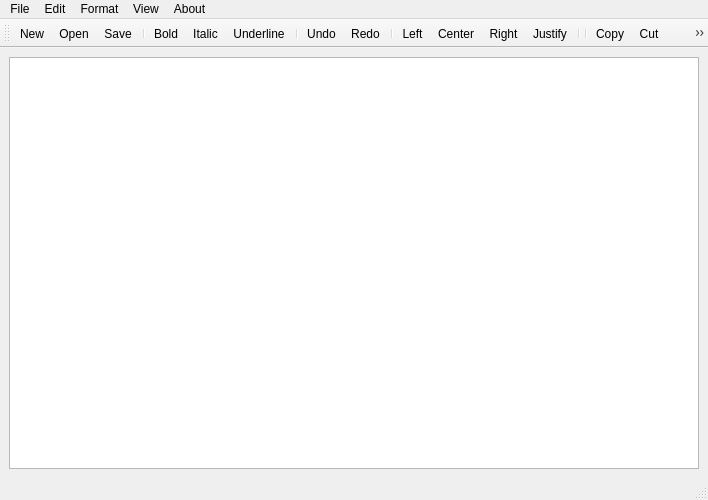
<?xml version="1.0" encoding="UTF-8"?>
<ui version="4.0">
 <class>MainWindow</class>
 <widget class="QMainWindow" name="MainWindow">
  <property name="geometry">
   <rect>
    <x>0</x>
    <y>0</y>
    <width>708</width>
    <height>500</height>
   </rect>
  </property>
  <property name="windowTitle">
   <string>MainWindow</string>
  </property>
  <property name="styleSheet">
   <string notr="true"/>
  </property>
  <widget class="QWidget" name="centralwidget">
   <property name="styleSheet">
    <string notr="true"/>
   </property>
   <layout class="QGridLayout" name="gridLayout">
    <item row="0" column="0">
     <widget class="QTextEdit" name="textEdit"/>
    </item>
   </layout>
  </widget>
  <widget class="QMenuBar" name="menubar">
   <property name="geometry">
    <rect>
     <x>0</x>
     <y>0</y>
     <width>708</width>
     <height>22</height>
    </rect>
   </property>
   <widget class="QMenu" name="menuFile">
    <property name="title">
     <string>File</string>
    </property>
    <widget class="QMenu" name="menuExport_As">
     <property name="title">
      <string>Export As</string>
     </property>
     <addaction name="actionPDF"/>
    </widget>
    <addaction name="actionNew"/>
    <addaction name="actionOpen"/>
    <addaction name="separator"/>
    <addaction name="actionSave"/>
    <addaction name="actionSave_as"/>
    <addaction name="separator"/>
    <addaction name="actionPrint"/>
    <addaction name="actionPrint_Preview"/>
    <addaction name="menuExport_As"/>
    <addaction name="actionExit_2"/>
   </widget>
   <widget class="QMenu" name="menuEdit">
    <property name="title">
     <string>Edit</string>
    </property>
    <addaction name="actionUndo"/>
    <addaction name="actionRedo"/>
    <addaction name="separator"/>
    <addaction name="actionCut"/>
    <addaction name="actionCopy"/>
    <addaction name="actionPaste"/>
   </widget>
   <widget class="QMenu" name="menuApperance">
    <property name="title">
     <string>View</string>
    </property>
    <addaction name="actionDark_Mode"/>
    <addaction name="actionLight_Mode"/>
    <addaction name="separator"/>
    <addaction name="actionToggle"/>
   </widget>
   <widget class="QMenu" name="menuFormat">
    <property name="title">
     <string>Format</string>
    </property>
    <addaction name="actionBold"/>
    <addaction name="actionItalic"/>
    <addaction name="actionUnderline"/>
    <addaction name="separator"/>
    <addaction name="actionLeft_2"/>
    <addaction name="actionRight"/>
    <addaction name="actionCenter"/>
    <addaction name="actionJustify"/>
    <addaction name="separator"/>
    <addaction name="actionFont"/>
    <addaction name="actionColor"/>
   </widget>
   <widget class="QMenu" name="menuAbout_Me">
    <property name="title">
     <string>About</string>
    </property>
    <addaction name="actionGitHub"/>
    <addaction name="actionGmail"/>
    <addaction name="actionAbout_Me"/>
   </widget>
   <addaction name="menuFile"/>
   <addaction name="menuEdit"/>
   <addaction name="menuFormat"/>
   <addaction name="menuApperance"/>
   <addaction name="menuAbout_Me"/>
  </widget>
  <widget class="QStatusBar" name="statusbar"/>
  <widget class="QToolBar" name="toolBar">
   <property name="windowTitle">
    <string>toolBar</string>
   </property>
   <attribute name="toolBarArea">
    <enum>TopToolBarArea</enum>
   </attribute>
   <attribute name="toolBarBreak">
    <bool>false</bool>
   </attribute>
   <addaction name="actionNew"/>
   <addaction name="actionOpen"/>
   <addaction name="actionSave"/>
   <addaction name="separator"/>
   <addaction name="actionBold"/>
   <addaction name="actionItalic"/>
   <addaction name="actionUnderline"/>
   <addaction name="separator"/>
   <addaction name="actionUndo"/>
   <addaction name="actionRedo"/>
   <addaction name="separator"/>
   <addaction name="actionLeft_2"/>
   <addaction name="actionCenter"/>
   <addaction name="actionRight"/>
   <addaction name="actionJustify"/>
   <addaction name="separator"/>
   <addaction name="separator"/>
   <addaction name="actionCopy"/>
   <addaction name="actionCut"/>
   <addaction name="actionPaste"/>
   <addaction name="separator"/>
   <addaction name="actionColor"/>
   <addaction name="actionFont"/>
   <addaction name="separator"/>
   <addaction name="actionPrint"/>
   <addaction name="actionPrint_Preview"/>
   <addaction name="actionPDF"/>
   <addaction name="actionToggle"/>
  </widget>
  <action name="actionCtrl_O">
   <property name="text">
    <string>Ctrl+O</string>
   </property>
  </action>
  <action name="actionNew">
   <property name="icon">
    <iconset>
     <normaloff>Icons/add-file.png</normaloff>Icons/add-file.png</iconset>
   </property>
   <property name="text">
    <string>New</string>
   </property>
   <property name="shortcut">
    <string>Ctrl+N</string>
   </property>
  </action>
  <action name="actionOpen">
   <property name="icon">
    <iconset>
     <normaloff>Icons/open-folder.png</normaloff>Icons/open-folder.png</iconset>
   </property>
   <property name="text">
    <string>Open</string>
   </property>
   <property name="shortcut">
    <string>Ctrl+O</string>
   </property>
  </action>
  <action name="actionSave">
   <property name="icon">
    <iconset>
     <normaloff>Icons/floppy-disk.png</normaloff>Icons/floppy-disk.png</iconset>
   </property>
   <property name="text">
    <string>Save</string>
   </property>
   <property name="shortcut">
    <string>Ctrl+S</string>
   </property>
  </action>
  <action name="actionSave_as">
   <property name="icon">
    <iconset>
     <normaloff>Icons/save.png</normaloff>Icons/save.png</iconset>
   </property>
   <property name="text">
    <string>Save as</string>
   </property>
   <property name="shortcut">
    <string>Ctrl+Shift+S</string>
   </property>
  </action>
  <action name="actionUndo">
   <property name="icon">
    <iconset>
     <normaloff>Icons/undo.png</normaloff>Icons/undo.png</iconset>
   </property>
   <property name="text">
    <string>Undo</string>
   </property>
   <property name="shortcut">
    <string>Ctrl+Z</string>
   </property>
  </action>
  <action name="actionRedo">
   <property name="icon">
    <iconset>
     <normaloff>Icons/redo.png</normaloff>Icons/redo.png</iconset>
   </property>
   <property name="text">
    <string>Redo</string>
   </property>
   <property name="shortcut">
    <string>Ctrl+Y</string>
   </property>
  </action>
  <action name="actionCut">
   <property name="icon">
    <iconset>
     <normaloff>Icons/scissors.png</normaloff>Icons/scissors.png</iconset>
   </property>
   <property name="text">
    <string>Cut</string>
   </property>
   <property name="shortcut">
    <string>Ctrl+X</string>
   </property>
  </action>
  <action name="actionCopy">
   <property name="icon">
    <iconset>
     <normaloff>Icons/copy.png</normaloff>Icons/copy.png</iconset>
   </property>
   <property name="text">
    <string>Copy</string>
   </property>
   <property name="shortcut">
    <string>Ctrl+C</string>
   </property>
  </action>
  <action name="actionPaste">
   <property name="icon">
    <iconset>
     <normaloff>Icons/paste.png</normaloff>Icons/paste.png</iconset>
   </property>
   <property name="text">
    <string>Paste</string>
   </property>
   <property name="shortcut">
    <string>Ctrl+V</string>
   </property>
  </action>
  <action name="actionDark_Mode">
   <property name="text">
    <string>Dark Mode</string>
   </property>
  </action>
  <action name="actionLight_Mode">
   <property name="text">
    <string>Light Mode</string>
   </property>
  </action>
  <action name="actionChange_Font_Size">
   <property name="text">
    <string>Increase Font Size (+)</string>
   </property>
  </action>
  <action name="actionExit">
   <property name="text">
    <string>Exit</string>
   </property>
  </action>
  <action name="actionDecrease_Font_Size">
   <property name="text">
    <string>Decrease Font Size (-)</string>
   </property>
  </action>
  <action name="actionZoom_in">
   <property name="text">
    <string>Zoom in</string>
   </property>
   <property name="shortcut">
    <string>Ctrl++</string>
   </property>
  </action>
  <action name="actionZoom_Out">
   <property name="text">
    <string>Zoom out</string>
   </property>
   <property name="shortcut">
    <string>Ctrl+-</string>
   </property>
  </action>
  <action name="actionPrint">
   <property name="icon">
    <iconset>
     <normaloff>Icons/printer.png</normaloff>Icons/printer.png</iconset>
   </property>
   <property name="text">
    <string>Print</string>
   </property>
   <property name="shortcut">
    <string>Ctrl+P</string>
   </property>
  </action>
  <action name="actionPrint_Preview">
   <property name="icon">
    <iconset>
     <normaloff>Icons/printprev.png</normaloff>Icons/printprev.png</iconset>
   </property>
   <property name="text">
    <string>Print Preview</string>
   </property>
   <property name="shortcut">
    <string>Ctrl+Shift+P</string>
   </property>
  </action>
  <action name="actionPDF">
   <property name="icon">
    <iconset>
     <normaloff>Icons/pdf.png</normaloff>Icons/pdf.png</iconset>
   </property>
   <property name="text">
    <string>PDF</string>
   </property>
   <property name="shortcut">
    <string>Ctrl+E</string>
   </property>
  </action>
  <action name="actionExit_2">
   <property name="text">
    <string>Exit</string>
   </property>
   <property name="shortcut">
    <string>Ctrl+Q</string>
   </property>
  </action>
  <action name="actionBold">
   <property name="icon">
    <iconset>
     <normaloff>Icons/bold.png</normaloff>Icons/bold.png</iconset>
   </property>
   <property name="text">
    <string>Bold</string>
   </property>
   <property name="shortcut">
    <string>Ctrl+B</string>
   </property>
  </action>
  <action name="actionItalic">
   <property name="icon">
    <iconset>
     <normaloff>Icons/italic.png</normaloff>Icons/italic.png</iconset>
   </property>
   <property name="text">
    <string>Italic</string>
   </property>
   <property name="shortcut">
    <string>Ctrl+I</string>
   </property>
  </action>
  <action name="actionUnderline">
   <property name="icon">
    <iconset>
     <normaloff>Icons/underline.png</normaloff>Icons/underline.png</iconset>
   </property>
   <property name="text">
    <string>Underline</string>
   </property>
   <property name="shortcut">
    <string>Ctrl+U</string>
   </property>
  </action>
  <action name="actionLeft">
   <property name="text">
    <string>Left</string>
   </property>
  </action>
  <action name="actionLeft_2">
   <property name="icon">
    <iconset>
     <normaloff>Icons/align-left.png</normaloff>Icons/align-left.png</iconset>
   </property>
   <property name="text">
    <string>Left</string>
   </property>
   <property name="shortcut">
    <string>Ctrl+L</string>
   </property>
  </action>
  <action name="actionRight">
   <property name="icon">
    <iconset>
     <normaloff>Icons/right-alignment (1).png</normaloff>Icons/right-alignment (1).png</iconset>
   </property>
   <property name="text">
    <string>Right</string>
   </property>
   <property name="shortcut">
    <string>Ctrl+R</string>
   </property>
  </action>
  <action name="actionCenter">
   <property name="icon">
    <iconset>
     <normaloff>Icons/align.png</normaloff>Icons/align.png</iconset>
   </property>
   <property name="text">
    <string>Center</string>
   </property>
   <property name="shortcut">
    <string>Ctrl+K</string>
   </property>
  </action>
  <action name="actionJustify">
   <property name="icon">
    <iconset>
     <normaloff>Icons/justify.png</normaloff>Icons/justify.png</iconset>
   </property>
   <property name="text">
    <string>Justify</string>
   </property>
   <property name="shortcut">
    <string>Ctrl+J</string>
   </property>
  </action>
  <action name="actionFont">
   <property name="icon">
    <iconset>
     <normaloff>Icons/font-adjustment.png</normaloff>Icons/font-adjustment.png</iconset>
   </property>
   <property name="text">
    <string>Font</string>
   </property>
  </action>
  <action name="actionColor">
   <property name="icon">
    <iconset>
     <normaloff>Icons/letter-a.png</normaloff>Icons/letter-a.png</iconset>
   </property>
   <property name="text">
    <string>Color</string>
   </property>
  </action>
  <action name="actionGitHub">
   <property name="checkable">
    <bool>false</bool>
   </property>
   <property name="icon">
    <iconset>
     <normaloff>Icons/github.png</normaloff>Icons/github.png</iconset>
   </property>
   <property name="text">
    <string>GitHub</string>
   </property>
  </action>
  <action name="actionGmail">
   <property name="icon">
    <iconset>
     <normaloff>Icons/gmail.png</normaloff>Icons/gmail.png</iconset>
   </property>
   <property name="text">
    <string>Gmail</string>
   </property>
  </action>
  <action name="actionToggle">
   <property name="icon">
    <iconset>
     <normaloff>Icons/night-mode.png</normaloff>Icons/night-mode.png</iconset>
   </property>
   <property name="text">
    <string>Toggle</string>
   </property>
  </action>
  <action name="actionAbout_Me">
   <property name="icon">
    <iconset>
     <normaloff>Icons/reply-arrow.png</normaloff>Icons/reply-arrow.png</iconset>
   </property>
   <property name="text">
    <string>About</string>
   </property>
  </action>
  <action name="actionBullet_list">
   <property name="icon">
    <iconset>
     <normaloff>Icons/list.png</normaloff>Icons/list.png</iconset>
   </property>
   <property name="text">
    <string>Bullet list</string>
   </property>
  </action>
  <action name="actionNumbering_list">
   <property name="icon">
    <iconset>
     <normaloff>Icons/number-list.png</normaloff>Icons/number-list.png</iconset>
   </property>
   <property name="text">
    <string>Numbering list</string>
   </property>
  </action>
 </widget>
 <resources>
  <include location="Icons/images.qrc"/>
 </resources>
 <connections/>
</ui>
